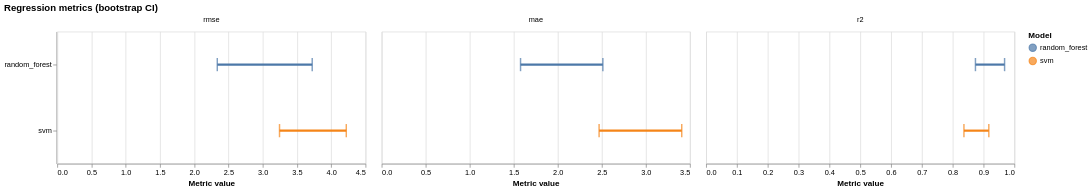

Notebook code for this chart:
### Markdown cell above
## Pipeline evaluation

`plot_regression_metrics` facets by metric so each metric (RMSE, MAE, R²) gets its own y-axis —
comparing models across metrics on a shared scale would be misleading because the metrics live in
different units. Models sit on the x-axis within each facet, and each error bar shows the
bootstrap CI.

`plot_interval_metrics` facets by interval kind (confidence vs. prediction). Within each facet,
the metrics (width, MWI) are grouped on the x-axis and the models are color-coded — so the chart
compares confidence-against-confidence and prediction-against-prediction, not CI-against-PI.

### Code cell
plot_regression_metrics(report)

### Figure 1 — Vega-Lite specification as saved in the notebook (floating-point values rounded to 4 significant figures)
{"config": {"view": {"continuousWidth": 300, "continuousHeight": 300}}, "data": {"name": "data-2b969d2f6e071672e429cc4ac8b14889"}, "facet": {"column": {"field": "metric", "sort": ["rmse", "mae", "r2"], "title": null, "type": "nominal"}}, "spec": {"layer": [{"mark": {"type": "rule", "size": 3}, "encoding": {"color": {"field": "model", "legend": {"title": "Model"}, "type": "nominal"}, "tooltip": [{"field": "model", "type": "nominal"}, {"field": "metric", "type": "nominal"}, {"field": "lower", "type": "quantitative"}, {"field": "upper", "type": "quantitative"}], "x": {"field": "lower", "title": "Metric value", "type": "quantitative"}, "x2": {"field": "upper"}, "y": {"field": "model", "title": null, "type": "nominal"}}}, {"mark": {"type": "tick", "size": 18, "thickness": 2}, "encoding": {"color": {"field": "model", "legend": {"title": "Model"}, "type": "nominal"}, "tooltip": [{"field": "model", "type": "nominal"}, {"field": "metric", "type": "nominal"}, {"field": "lower", "type": "quantitative"}, {"field": "upper", "type": "quantitative"}], "x": {"field": "lower", "title": "Metric value", "type": "quantitative"}, "y": {"field": "model", "title": null, "type": "nominal"}}}, {"mark": {"type": "tick", "size": 18, "thickness": 2}, "encoding": {"color": {"field": "model", "legend": {"title": "Model"}, "type": "nominal"}, "tooltip": [{"field": "model", "type": "nominal"}, {"field": "metric", "type": "nominal"}, {"field": "lower", "type": "quantitative"}, {"field": "upper", "type": "quantitative"}], "x": {"field": "upper", "title": "Metric value", "type": "quantitative"}, "y": {"field": "model", "title": null, "type": "nominal"}}}], "height": 180, "width": 420}, "resolve": {"scale": {"x": "independent"}}, "title": "Regression metrics (bootstrap CI)", "$schema": "https://vega.github.io/schema/vega-lite/v6.4.1.json", "datasets": {"data-2b969d2f6e071672e429cc4ac8b14889": [{"metric": "rmse", "lower": 2.336, "upper": 3.722, "model": "random_forest"}, {"metric": "rmse", "lower": 3.244, "upper": 4.219, "model": "svm"}, {"metric": "mae", "lower": 1.577, "upper": 2.511, "model": "random_forest"}, {"metric": "mae", "lower": 2.468, "upper": 3.407, "model": "svm"}, {"metric": "r2", "lower": 0.8737, "upper": 0.9682, "model": "random_forest"}, {"metric": "r2", "lower": 0.8364, "upper": 0.9171, "model": "svm"}]}}
